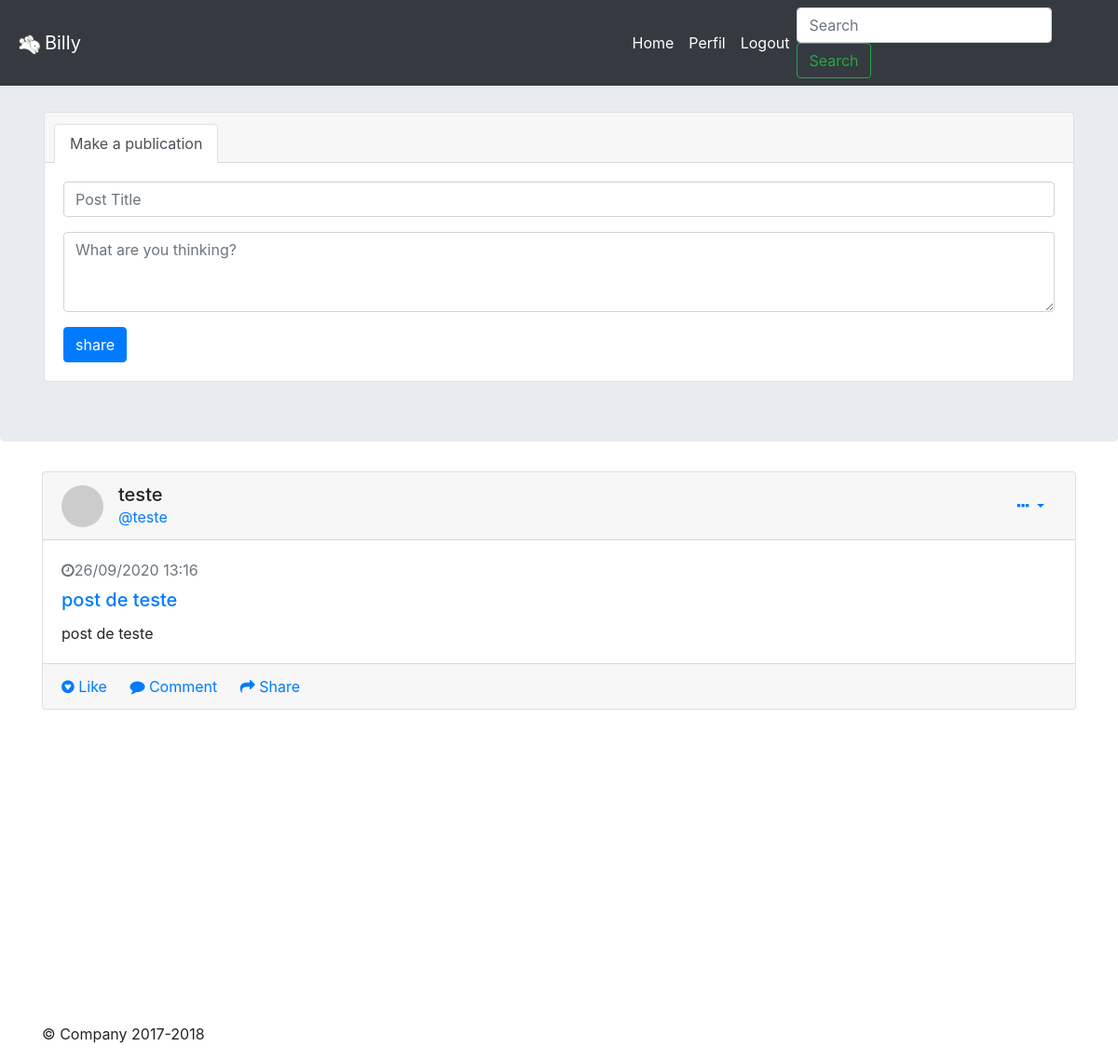
Before: / (signed in) with the older database file.
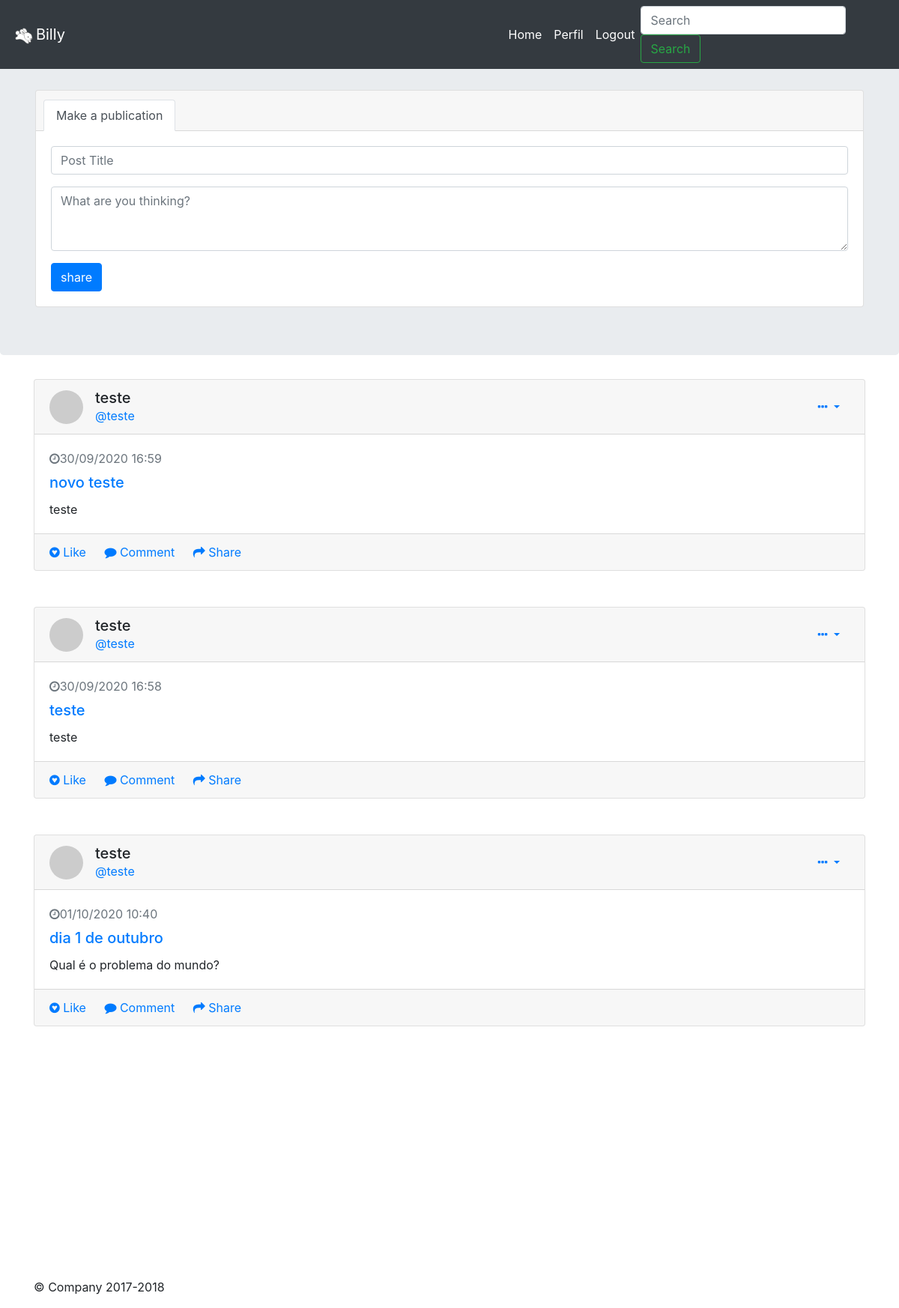
After: the same page with the newer database file.
### app/models/tables.py (models this page shows, shortened)
class Post(db.Model):
    __tablename__ = "posts"
    id = db.Column(db.Integer, primary_key=True)
    content = db.Column(db.Text)
    title = db.Column(db.String)
    date = db.Column(db.String)
    user = db.Column(db.String)
    nick = db.Column(db.String)
    user_id = db.Column(db.Integer)

### app/controllers/default.py (the view, shortened to what this page needs)
@app.route("/index/")
@app.route("/", methods=['GET','POST'])
def index():
    form_post = PostForm()
    if request.method == 'GET':
        if current_user.is_authenticated == True:
            posts = Post.query.filter_by(user_id=current_user.get_id()).order_by(Post.date.desc()).all()
            return render_template('index.html',form=form_post,posts=posts)
        else:
            return redirect(url_for("login"))

### app/models/forms.py
class PostForm(Form):
    title = StringField("title", validators=[DataRequired()])
    content = TextAreaField("content", validators=[DataRequired()])

### app/controllers/default.py (called while the page is built)
@lm.user_loader
def load_user(id):
    return User.query.filter_by(id=id).first()

### app/models/tables.py (called while the page is built)
    @property
    def is_authenticated(self):
        return True

    def get_id(self):
        return str(self.id)

### app/templates/index.html (shortened to what this page needs)
{% extends 'base.html' %}
{% block topview%}
{% if current_user.is_authenticated %}
                <form action="" method="post">
                    <div class="card gedf-card">
                  <div class="card-header">
                      <ul class="nav nav-tabs card-header-tabs" id="myTab" role="tablist">
                          <li class="nav-item">
                              <a class="nav-link active" id="posts-tab" data-toggle="tab" href="#posts" role="tab" aria-controls="posts" aria-selected="true">Make
                                  a publication</a>
                          </li>
                      </ul>
                  </div>
                  <div class="card-body">
                      <div class="tab-content" id="myTabContent">
                        <div class="tab-pane fade show active" id="posts" role="tabpanel" aria-labelledby="posts-tab">
                            <div class="form-group">
                                {{ form.title(class="form-control", placeholder="Post Title") }}
                            </div>
                        </div>
                        <div class="tab-pane fade show active" id="posts" role="tabpanel" aria-labelledby="posts-tab">
                              <div class="form-group">
                                  {{ form.content(class="form-control",rows="3", placeholder="What are you thinking?") }}
                              </div>
                          </div>
                      <div class="btn-toolbar justify-content-between">
                          <div class="btn-group">
                              <button type="submit" class="btn btn-primary">share</button>
                          </div>
                      </div>
                  </div>
              </div>
            </form>
{% endif %}
{% endblock %}
{% block content %}
{% for post in posts%}
 <div class="card gedf-card">
    <div class="card-header">
        <div class="d-flex justify-content-between align-items-center">
            <div class="d-flex justify-content-between align-items-center">
                <div class="mr-2">
                    <img class="rounded-circle" width="45" src="https://picsum.photos/50/50" alt="">
                </div>
                <div class="ml-2">
                    <div class="h5 m-0">{{ post.nick }}</div>
                    <div class="h7 text-muted"><a href="/profile/{{ post.user_id }}">@{{ post.user }}</a></div>
                </div>
            </div>
            <div>
                <div class="dropdown">
                    <button class="btn btn-link dropdown-toggle" type="button" id="gedf-drop1" data-toggle="dropdown" aria-haspopup="true" aria-expanded="false">
                        <i class="fa fa-ellipsis-h"></i>
                    </button>
                </div>
            </div>
        </div>
    </div>
    <div class="card-body">
        <div class="text-muted h7 mb-2"> <i class="fa fa-clock-o"></i>{{ post.date }}</div>
        <a class="card-link" href="#">
            <h5 class="card-title">{{ post.title }}</h5>
        </a>
        <p class="card-text">
          {{ post.content }}
        </p>
    </div>
    <div class="card-footer">
        <a href="#" class="card-link"><i class="fa fa-gittip"></i> Like</a>
        <a href="#" class="card-link"><i class="fa fa-comment"></i> Comment</a>
        <a href="#" class="card-link"><i class="fa fa-mail-forward"></i> Share</a>
    </div>
  </div>
  <br><br>
{% endfor %}
{% endblock %}

### app/templates/base.html (shortened to what this page needs)
<!doctype html>
<html lang="pt-br">
  <head>
    <link href="//maxcdn.bootstrapcdn.com/bootstrap/4.1.1/css/bootstrap.min.css" rel="stylesheet" id="bootstrap-css">
<link href="https://stackpath.bootstrapcdn.com/font-awesome/4.7.0/css/font-awesome.min.css" rel="stylesheet"
>
    <link  href="{{ url_for('static', filename='css/bootstrap.min.css') }}" rel="stylesheet">
    <link  href="{{ url_for('static', filename='css/jumbotron.css') }}" rel="stylesheet">
  </head>
  <body>
    <nav class="navbar navbar-expand-md navbar-dark fixed-top bg-dark">
      <a class="navbar-brand" href="#"><img src="{{ url_for('static',filename='images/billy_logo.png') }}" style="max-width: 5%; height: auto;">Billy</a>
      <div class="collapse navbar-collapse" id="navbarsExampleDefault">
        <ul class="navbar-nav mr-auto">
          <li class="nav-item active">
            <a class="nav-link" href="{{ url_for('index') }}">Home <span class="sr-only">(current)</span></a>
          </li>
          {% if current_user.is_authenticated %}
          <li class="nav-item active">
            <a class="nav-link" href="{{ url_for('my_profile')}}">Perfil</a>
          </li>
          {% endif %}
          {% if current_user.is_authenticated %}
          <li class="nav-item active">
            <a class="nav-link" href="{{ url_for('logout')}}">Logout</a>
          </li>
          {% else %}
          <li class="nav-item active">
            <a class="nav-link" href="{{ url_for('login') }}">Login</a>
          </li>
          {% endif %}
        </ul>
        <form action="/search" method="post" class="form-inline my-2 my-lg-0">
          <input class="form-control mr-sm-2" type="text" placeholder="Search" id="search_data" name="search_data" aria-label="Search">
          <button class="btn btn-outline-success my-2 my-sm-0" type="submit">Search</button>
        </form>
      </div>
    </nav>
    <main role="main">
      <div class="jumbotron">
      <div class="container">
        {% block topview %}
        {% endblock %}
      </div>
    </main>
    <div class="container">
      {% block content %}
      {% endblock %}
    </div>
    <br><br><br><br><br><br><br><br><br><br><br><br>
    <footer class="container">
      <p>&copy; Company 2017-2018</p>
    </footer>
  </body>
</html>

### app/static/css/jumbotron.css (style rules this page uses)
body { padding-top: 3.5rem; }

Changed rows visible on the page:
added Post: nick "teste", user "teste", date "30/09/2020 16:59", title "novo teste", content "teste"
changed Post (number 2 of 3 on the later page): date "26/09/2020 13:16" → "30/09/2020 16:58"; title "post de teste" → "teste"; content "post de teste" → "teste"
added Post: nick "teste", user "teste", date "01/10/2020 10:40", title "dia 1 de outubro", content "Qual é o problema do mundo?"
